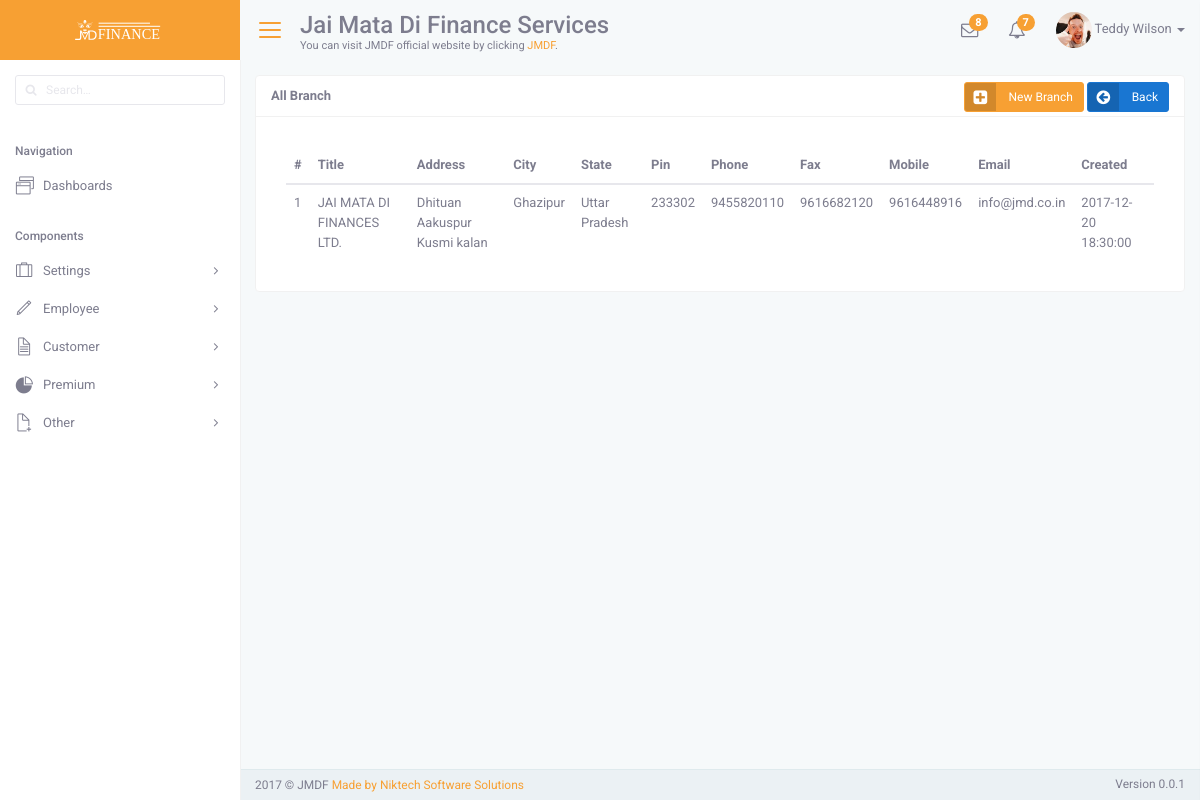
The page /index.php/settings/branches on the database as committed earlier.
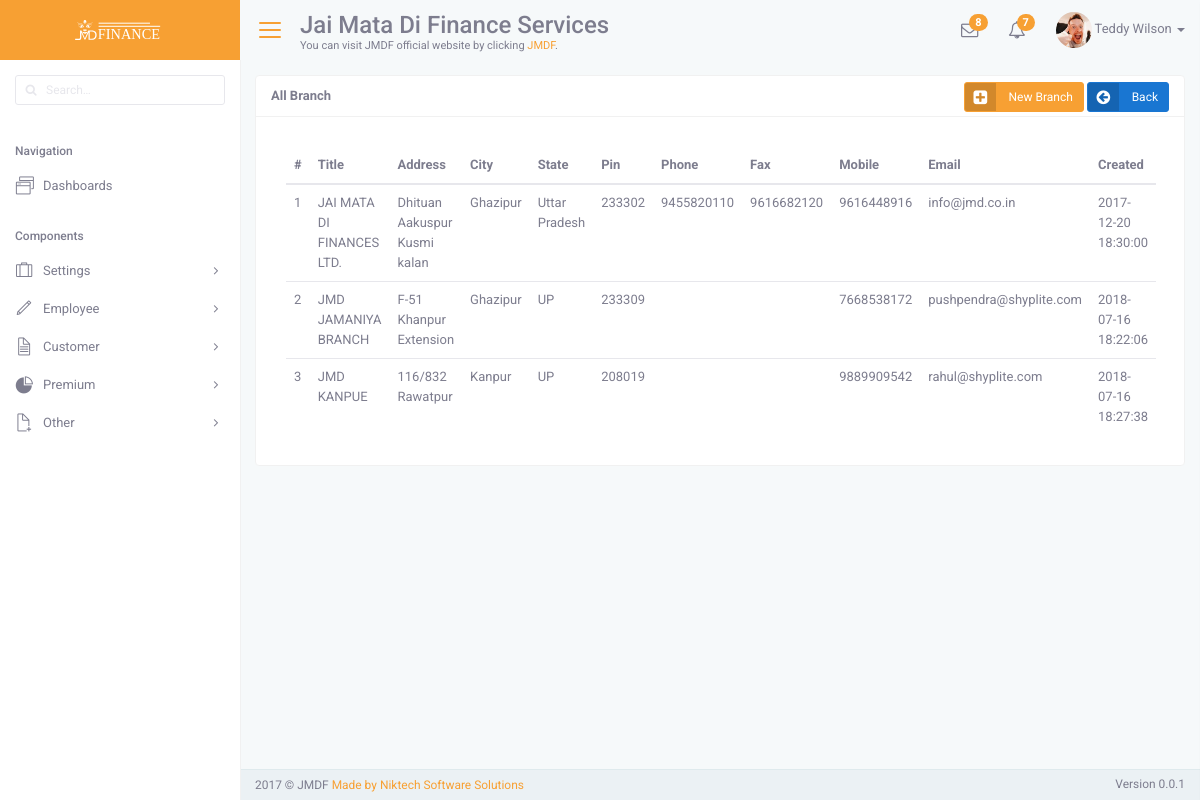
The same page on the database as committed later.
### tables this page shows
CREATE TABLE `branch` (
  `id` int(11) NOT NULL,
  `fsdID` int(11) DEFAULT NULL,
  `title` varchar(255) NOT NULL COMMENT 'Branch Title',
  `address` varchar(255) NOT NULL,
  `city` varchar(255) NOT NULL,
  `state` varchar(255) NOT NULL,
  `pin` varchar(6) NOT NULL,
  `phone` varchar(255) DEFAULT NULL,
  `fax` varchar(10) DEFAULT NULL,
  `mobile` varchar(10) DEFAULT NULL,
  `email` varchar(255) DEFAULT NULL,
  `updated` timestamp NOT NULL DEFAULT CURRENT_TIMESTAMP ON UPDATE CURRENT_TIMESTAMP,
  `created` timestamp NOT NULL DEFAULT CURRENT_TIMESTAMP
);

### application/controllers/Settings.php (called while the page is built, shortened)
<?php
class Settings extends CI_Controller {
	public function branches() {
		$this->load->model('branch');
		$branchs = $this->branch->getBranch();
		$data['title'] = 'All Branch';
		$data['body'] = 'settings/branches';
		$data['branchs'] = $branchs;
		$this->load->view('layout', $data);
	}
}

### index.php (called while the page is built, shortened)
<?php
require_once BASEPATH.'core/CodeIgniter.php';

### application/models/Branch.php (called while the page is built, shortened)
<?php
class Branch extends CI_Model {
	function getBranch() {
		$result = $this->db->get('branch');
		return $result->result();
	}
}

### application/views/settings/branches.php (the view)
<div class="layout-content">
  <div class="layout-content-body">
    <div class="row gutter-xs">
      <div class="col-md-12">
        <div class="card">
          <div class="card-header">
            <div class="card-actions" style="top: 35%;">
              <a class="btn btn-sm btn-labeled arrow-primary" href="<?= base_url() ?>newbranch.html">
                <span class="btn-label">
                  <span class="icon icon-plus-square icon-lg icon-fw"></span>
                </span>
                New Branch
              </a>
              <a class="btn btn-sm btn-labeled arrow-info" onclick="window.history.back();" href="#">
                <span class="btn-label">
                  <span class="icon icon-arrow-circle-left icon-lg icon-fw"></span>
                </span>
                Back
              </a>
            </div>
            <strong>All Branch</strong>
          </div>
          <div class="card-body">
            <div class="card-body" data-toggle="match-height">
              <table class="table">
                <thead>
                  <tr>
                    <th>#</th>
                    <th>Title</th>
                    <th>Address</th>
                    <th>City</th>
                    <th>State</th>
                    <th>Pin</th>
                    <th>Phone</th>
                    <th>Fax</th>
                    <th>Mobile</th>
                    <th>Email</th>
                    <th>Created</th>
                  </tr>
                </thead>
                <tbody>
                  <?php foreach ($branchs as $key => $value): ?>
                    <tr>
                      <td><?= $value->id; ?></td>
                      <td><?= $value->title; ?></td>
                      <td><?= $value->address; ?></td>
                      <td><?= $value->city; ?></td>
                      <td><?= $value->state; ?></td>
                      <td><?= $value->pin; ?></td>
                      <td><?= $value->phone; ?></td>
                      <td><?= $value->fax; ?></td>
                      <td><?= $value->mobile; ?></td>
                      <td><?= $value->email; ?></td>
                      <td><?= $value->created; ?></td>
                    </tr>
                  <?php endforeach; ?>
                </tbody>
              </table>
            </div>
          </div>
        </div>
      </div>
    </div>
  </div>
</div>

Rows that differ between the two databases and show on the page:
added branch: id "2", title "JMD JAMANIYA BRANCH", address "F-51 Khanpur Extension", city "Ghazipur", state "UP", pin "233309", mobile "7668538172", email "pushpendra@shyplite.com", created "2018-07-16 18:22:06"
added branch: id "3", title "JMD KANPUE", address "116/832 Rawatpur", city "Kanpur", state "UP", pin "208019", mobile "9889909542", email "rahul@shyplite.com", created "2018-07-16 18:27:38"
